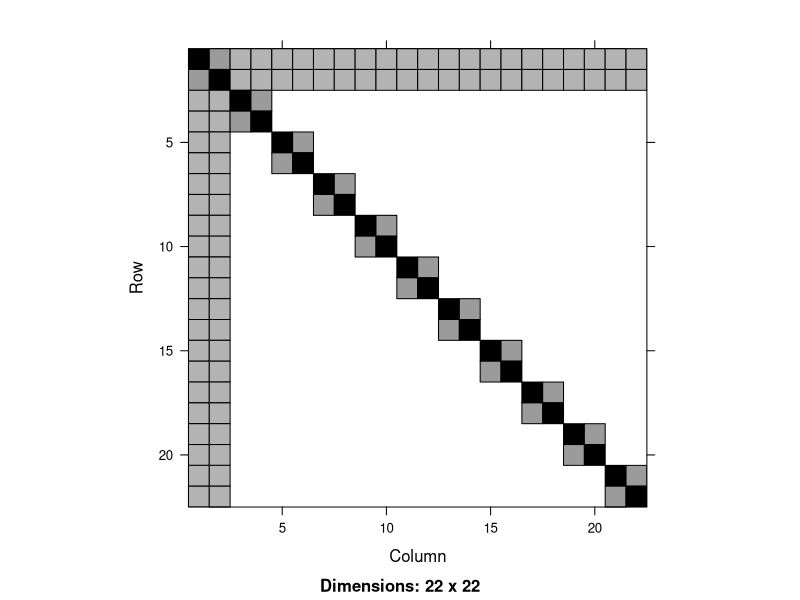
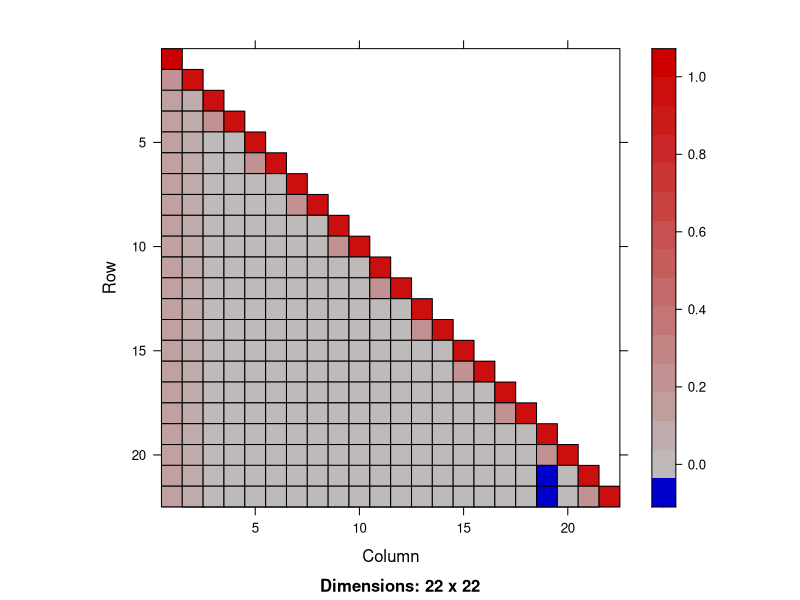
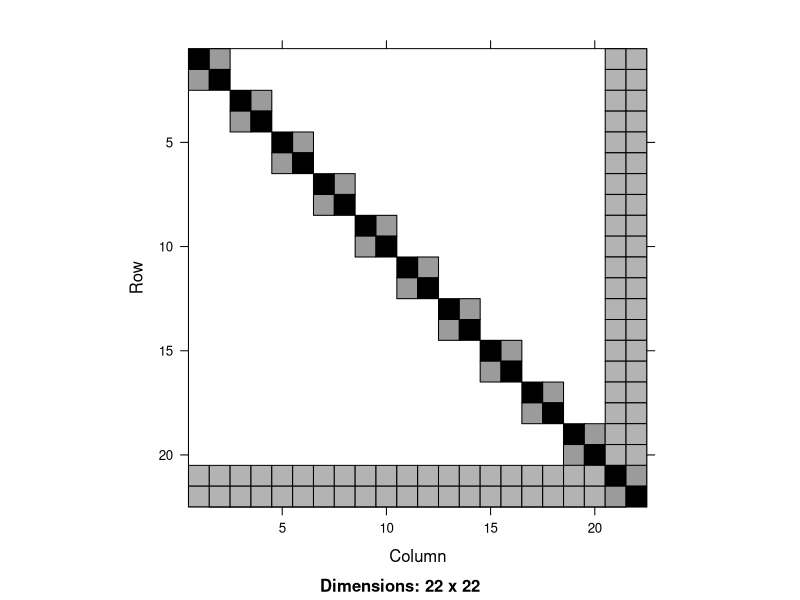
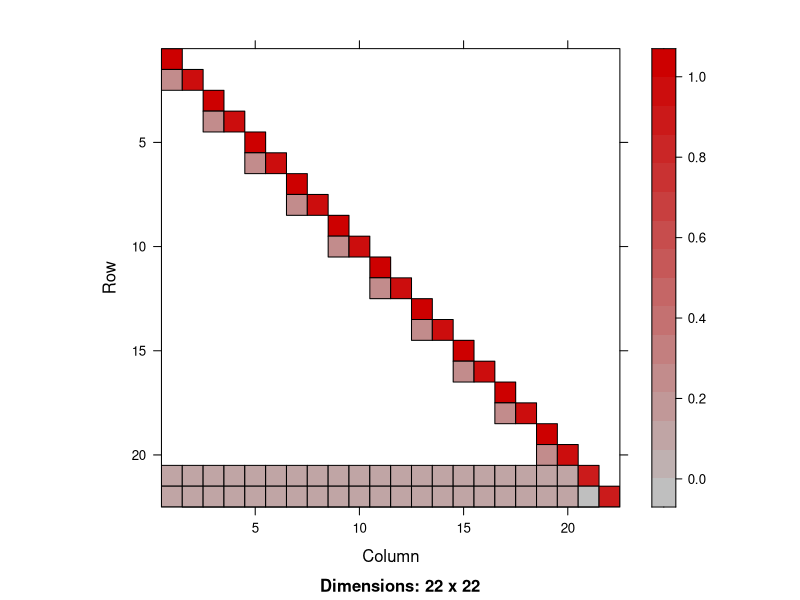
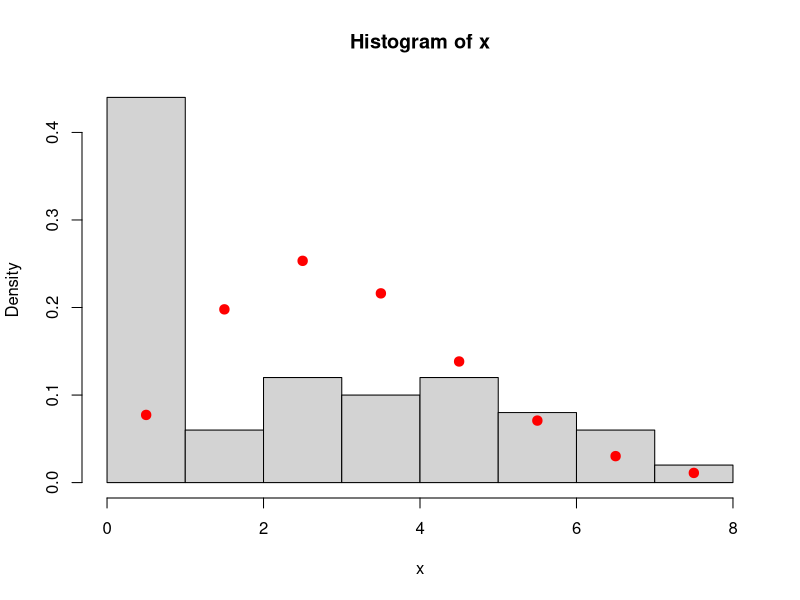

Reproduce these figures in R, in order.
library(Matrix)

plot_matrix <- function(p, q, m, chol=FALSE)
{
	mat <- matrix(0, p + q * m, p + q * m)
	mat[1:p, ] <- 1/8
	mat[, 1:p] <- 1/8
	mat[1:p, 1:p] <- 1/4
	idx <- p + 1
	for (i in 1:q) {
		# inds <- (p + b * (m-1) + 1):((p + b * m))
		# cat("idx", idx, "\n")
		for (j in 1:m) {
			for (k in 1:m) {
				mat[idx+j-1, idx+k-1] <- 1/4
			}
		}
		idx <- idx + m
	}
	diag(mat) <- 1
	if (chol)
		mat <- t(chol(mat))
	image(Matrix(mat))
}

plot_matrix2 <- function(p, q, m, chol=FALSE)
{
	mat <- matrix(0, p + q * m, p + q * m)
	mat[q * m + 1:p, ] <- 1/8
	mat[, q * m + 1:p] <- 1/8
	mat[q * m + 1:p, q * m + 1:p] <- 1/4
	idx <- 1
	for (i in 1:q) {
		# inds <- (p + b * (m-1) + 1):((p + b * m))
		# cat("idx", idx, "\n")
		for (j in 1:m) {
			for (k in 1:m) {
				mat[idx+j-1, idx+k-1] <- 1/4
			}
		}
		idx <- idx + m
	}
	diag(mat) <- 1
	if (chol)
		mat <- t(chol(mat))
	image(Matrix(mat))
}

p <- 2
q <- 10
m <- 2
pdf("mX_mZ_mLambda.pdf")
plot_matrix(p, q, m)
dev.off()
pdf("mX_mZ_cholesky.pdf")
plot_matrix(p, q, m, chol=TRUE)
dev.off()
pdf("mZ_mX_mLambda.pdf")
plot_matrix2(p, q, m)
dev.off()
pdf("mZ_mX_cholesky.pdf")
plot_matrix2(p, q, m, chol=TRUE)
dev.off()

# PLot zero-inflated distribution
x <- c(0,7,3,4,5,3,2,6,5,0,0,1,0,0,5,0,2,3,6,4,0,5,4,0,
			 7,0,0,0,7,0,6,6,0,3,0,5,0,4,0,0,0,2,3,0,3,4,5,0,
			 8,0)
pdf("~/Dropbox/phd/poisson_does_not_fit.pdf", width=3, height=3)
hist(x, , prob=TRUE)
lambda_hat <- mean(x)
points(0:8 + .5, dpois(0:8, lambda_hat), col = "red", cex = 1.25, pch = 19)
dev.off()
